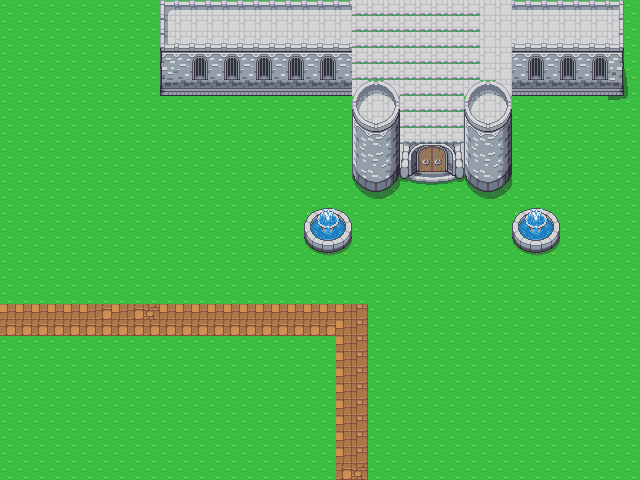

A level layout from a 2D game, rendered from its tile map. Below: a short description, then the map file with tile-grid data replaced by summaries:
An orthogonal 40x30 tile map with 16x16 px tiles, 3 tile layers (ground, impassable, passable).

<map version="1.2" tiledversion="1.3.4" orientation="orthogonal" renderorder="right-down" width="40" height="30" tilewidth="16" tileheight="16" infinite="0" nextlayerid="4" nextobjectid="1">
 <tileset firstgid="1" source="test_2.tsx" />
 <layer id="1" name="ground" width="40" height="30">
  <data>[1200 cells, 1200 non-empty, 2 distinct tile ids]</data>
 </layer>
 <layer id="3" name="impassable" width="40" height="30">
  <data>[1200 cells, 262 non-empty, 72 distinct tile ids]</data>
 </layer>
 <layer id="2" name="passable" width="40" height="30">
  <data>[1200 cells, 99 non-empty, 7 distinct tile ids]</data>
 </layer>
</map>
